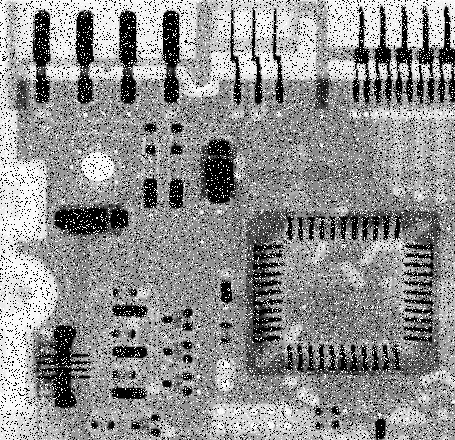
//> input picture image/circuitboard_impulseNoise.tif, 455 x 440 px
$ ./DLIP_Tutorial_Filter_Image   (built with g++ and OpenCV 4)
//> lines starting //> are read from the running program, lines starting //| are printed output that depends on the picture
/* ------------------------------------------------------ /
*Image Proccessing with Deep Learning
* OpenCV : Filter Demo
* Created : 2021 - Spring
------------------------------------------------------ */

#include <opencv2/opencv.hpp>
#include <iostream>

using namespace std;
using namespace cv;

int main()
{
    cv::Mat src, dst;
    src = cv::imread("../Image/circuitboard_impulseNoise.tif", 0);
//> src is the input picture: 440 rows x 455 cols, CV_8UC1; min 0, max 255, mean 144.1

    int i = 3;
    Size kernelSize = cv::Size(i, i);

    /* Blur */
    cv::blur(src, dst, cv::Size(i, i), cv::Point(-1, -1));
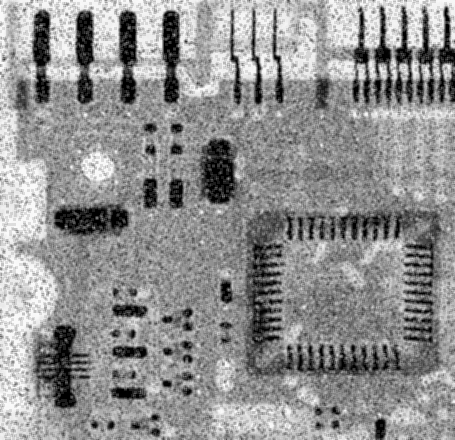
//> dst: 440 rows x 455 cols, CV_8UC1; min 0, max 253, mean 144
    namedWindow("Blur", WINDOW_NORMAL);
    imshow("Blur", dst);


    /* Gaussian Filter */
    cv::GaussianBlur(src, dst, cv::Size(i,i), 0, 0);
    namedWindow("Gaussian", WINDOW_NORMAL);
    imshow("Gaussian", dst);


    /* Median Filter */
    cv::medianBlur(src, dst, i);
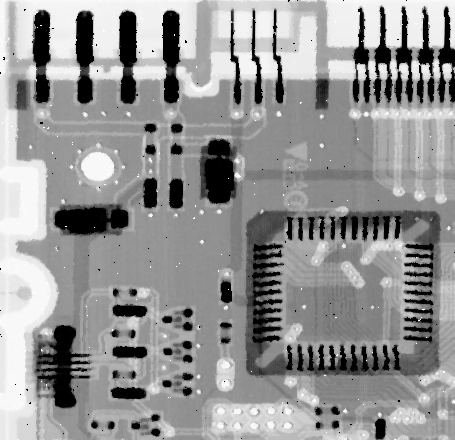
//> dst: 440 rows x 455 cols, CV_8UC1; min 0, max 255, mean 148.2
    namedWindow("Median", WINDOW_AUTOSIZE);
    imshow("Median", dst);


    /* Laplacian Filter */
    int kernel_size = 3;
    int scale = 1;
    int delta = 0;
    int ddepth = CV_16S;

    cv::Laplacian(src, dst, ddepth, kernel_size, scale, delta, cv::BORDER_DEFAULT);
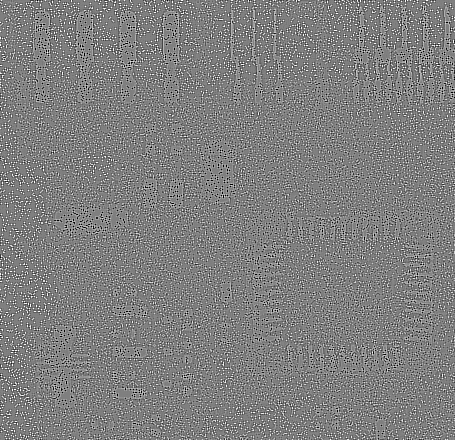
//> dst: 440 rows x 455 cols, CV_16SC1; min -2040, max 2040, mean -0.1; drawn with min black and max white
    src.convertTo(src, CV_16S);
//> src: 440 rows x 455 cols, CV_16SC1
    cv::Mat result_laplcaian = src - dst;
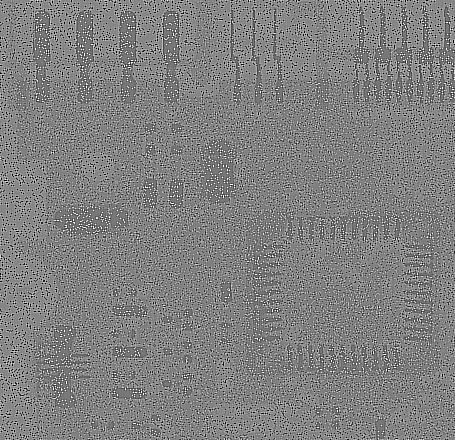
//> result_laplcaian: 440 rows x 455 cols, CV_16SC1; min -2040, max 2295, mean 144.2; drawn with min black and max white
    result_laplcaian.convertTo(result_laplcaian, CV_8U);
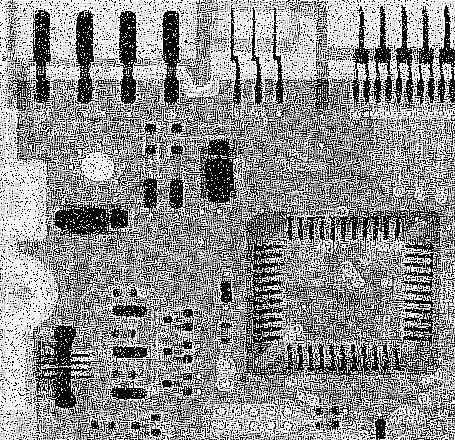
//> result_laplcaian: 440 rows x 455 cols, CV_8UC1; min 0, max 255, mean 143.7
    namedWindow("Laplacian", WINDOW_AUTOSIZE);
    cv::imshow("Laplacian", result_laplcaian);


    /* 2D Convolution of a filter kernel */
    /* Design a normalized box filter kernel 5 by 5 */
    src.convertTo(src, CV_8UC1);

    delta = 0;
    ddepth = -1;
    kernel_size = 5;
    Point anchor = Point(-1, -1);

    Mat kernel = Mat::ones(kernel_size, kernel_size, CV_32F) / (float)(kernel_size * kernel_size);
    kernel.at<float>(2,2) = 3;

    cv::filter2D(src, dst, ddepth, kernel, anchor);
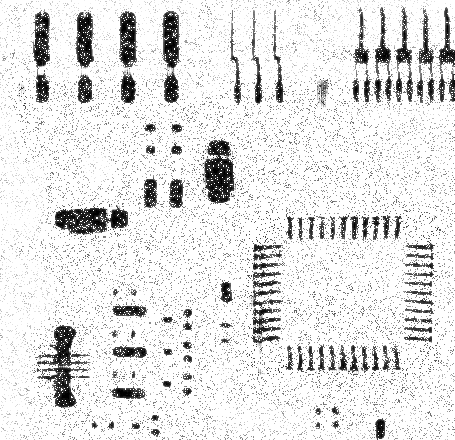
//> dst: 440 rows x 455 cols, CV_8UC1; min 0, max 255, mean 225.4
    namedWindow("Conv2D", WINDOW_AUTOSIZE);
    cv::imshow("Conv2D", dst);

    cv::waitKey(0);
}
